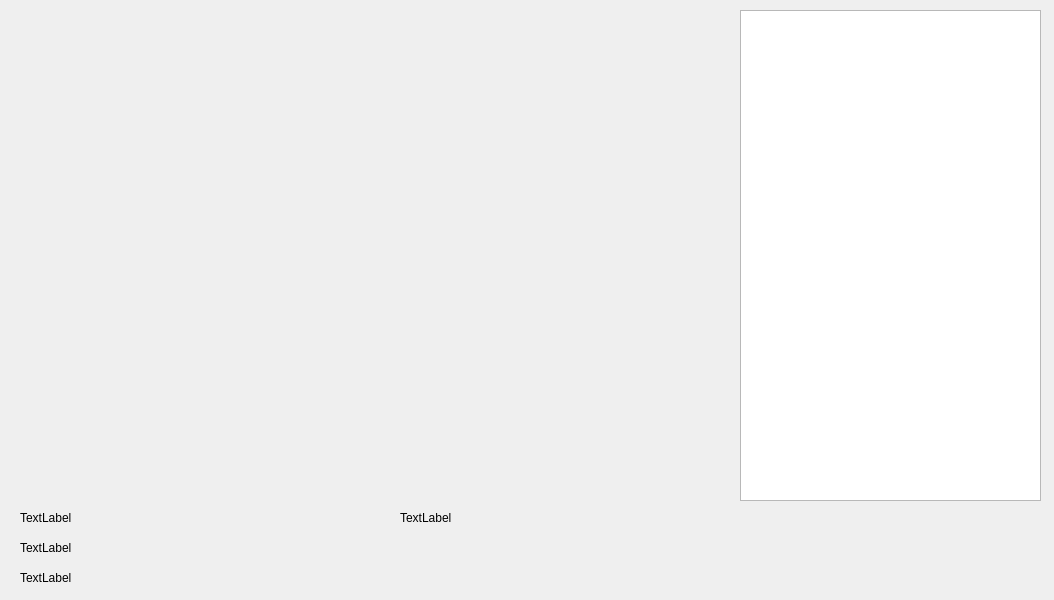
<?xml version="1.0" encoding="UTF-8"?>
<ui version="4.0">
 <class>Dialog</class>
 <widget class="QDialog" name="Dialog">
  <property name="geometry">
   <rect>
    <x>0</x>
    <y>0</y>
    <width>1054</width>
    <height>600</height>
   </rect>
  </property>
  <property name="windowTitle">
   <string>Dialog</string>
  </property>
  <widget class="QWidget" name="ImgWidget" native="true">
   <property name="geometry">
    <rect>
     <x>10</x>
     <y>10</y>
     <width>711</width>
     <height>491</height>
    </rect>
   </property>
  </widget>
  <widget class="QLabel" name="chat_lbl1">
   <property name="geometry">
    <rect>
     <x>20</x>
     <y>510</y>
     <width>461</width>
     <height>16</height>
    </rect>
   </property>
   <property name="text">
    <string>TextLabel</string>
   </property>
  </widget>
  <widget class="QLabel" name="chat_lbl2">
   <property name="geometry">
    <rect>
     <x>20</x>
     <y>540</y>
     <width>461</width>
     <height>16</height>
    </rect>
   </property>
   <property name="text">
    <string>TextLabel</string>
   </property>
  </widget>
   <widget class="QLabel" name="chat_lbl3">
     <property name="geometry">
       <rect>
         <x>20</x>
         <y>570</y>
         <width>461</width>
         <height>16</height>
       </rect>
     </property>
     <property name="text">
       <string>TextLabel</string>
     </property>
   </widget>
   <widget class="QLabel" name="end_lbl">
     <property name="geometry">
       <rect>
         <x>400</x>
         <y>510</y>
         <width>461</width>
         <height>16</height>
       </rect>
     </property>
     <property name="text">
       <string>TextLabel</string>
     </property>
   </widget>
  <widget class="QListWidget" name="att_log">
   <property name="geometry">
    <rect>
     <x>740</x>
     <y>10</y>
     <width>301</width>
     <height>491</height>
    </rect>
   </property>
  </widget>
 </widget>
 <resources/>
 <connections/>
</ui>
